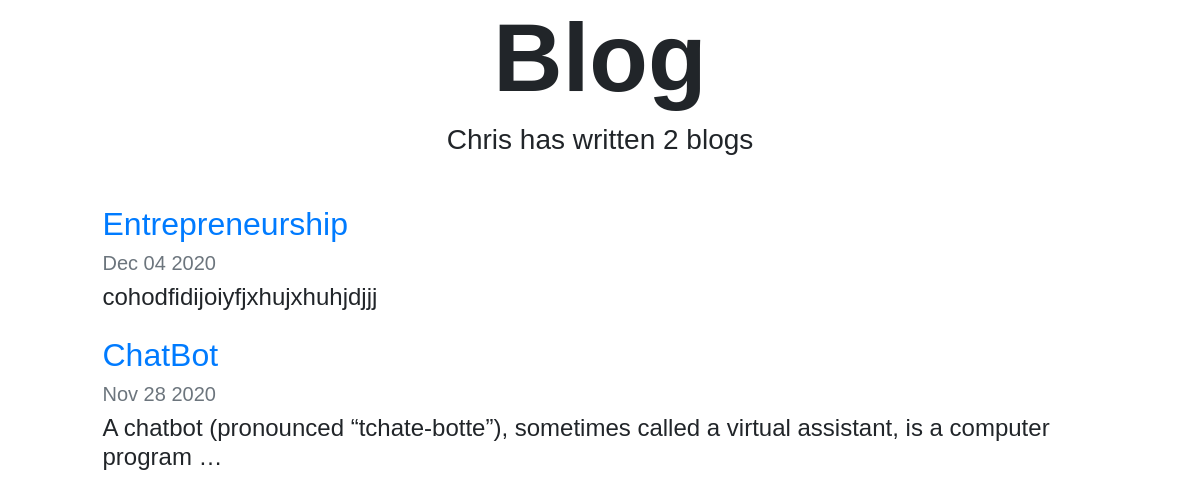
Screenshot of /blog/ with the database file from the repository.
### blog/models.py (models this page shows)
class Blog(models.Model):
    title = models.CharField(max_length=100)
    description = models.TextField()
    date = models.DateField()

### blog/views.py (the view)
# urls.py: path('', views.all_blogs, name='all_blogs'),
def all_blogs(request):
    blogs = Blog.objects.order_by('-date')[:5]
    return render(request, 'blog/all_blogs.html', {'blogs':blogs})

### blog/templates/blog/all_blogs.html
{% extends "portfolio/base.html" %}
{% load static %}
{% block content %}
<h1 id="blogtitle" class="font-weight-bold text-center">Blog</h1>
<h3 class="text-center mb-5">Chris has written {{ blogs.count }} blog{{ blogs.count|pluralize }}</h3>
{% for blog in blogs %}
<div class="row justify-content-center my-3">
  <div class="col-md-10">
    <a href="{% url 'blog:detail' blog.id %}">
      <h2>{{ blog.title }}</h2>
    </a>
    <h5 class="text-muted">{{ blog.date|date:'M d Y' }}</h5>
    <h4>{{ blog.description|striptags|truncatechars:100 }}</h4>
  </div>
</div>
{% endfor %}
{% endblock %}

### portfolio/templates/portfolio/base.html (shortened to what this page needs)
{% load static %}
<!doctype html>
<html lang="en">
<head>
  <link rel="stylesheet" href="https://stackpath.bootstrapcdn.com/bootstrap/4.4.1/css/bootstrap.min.css">
  <link rel="stylesheet" href="https://maxcdn.bootstrapcdn.com/font-awesome/4.7.0/css/font-awesome.min.css">
  <link rel="stylesheet" href="{% static "portfolio/custom.css" %}">
</head>
<body>
    {% block content %}{% endblock %}
</body>
</html>

### portfolio/static/portfolio/custom.css (style rules this page uses)
body { font-family: 'Montserrat', sans-serif; }
#blogtitle { font-size: 6rem; }

### rows the page displays
Blog: title "Entrepreneurship", date "Dec 04 2020", description "cohodfidijoiyfjxhujxhuhjdjjj"
Blog: title "ChatBot", date "Nov 28 2020", description "A chatbot (pronounced “tchate-botte”), sometimes called a virtual assistant, is a computer program …"

### other values shown
{{ blogs.count }} "2"
